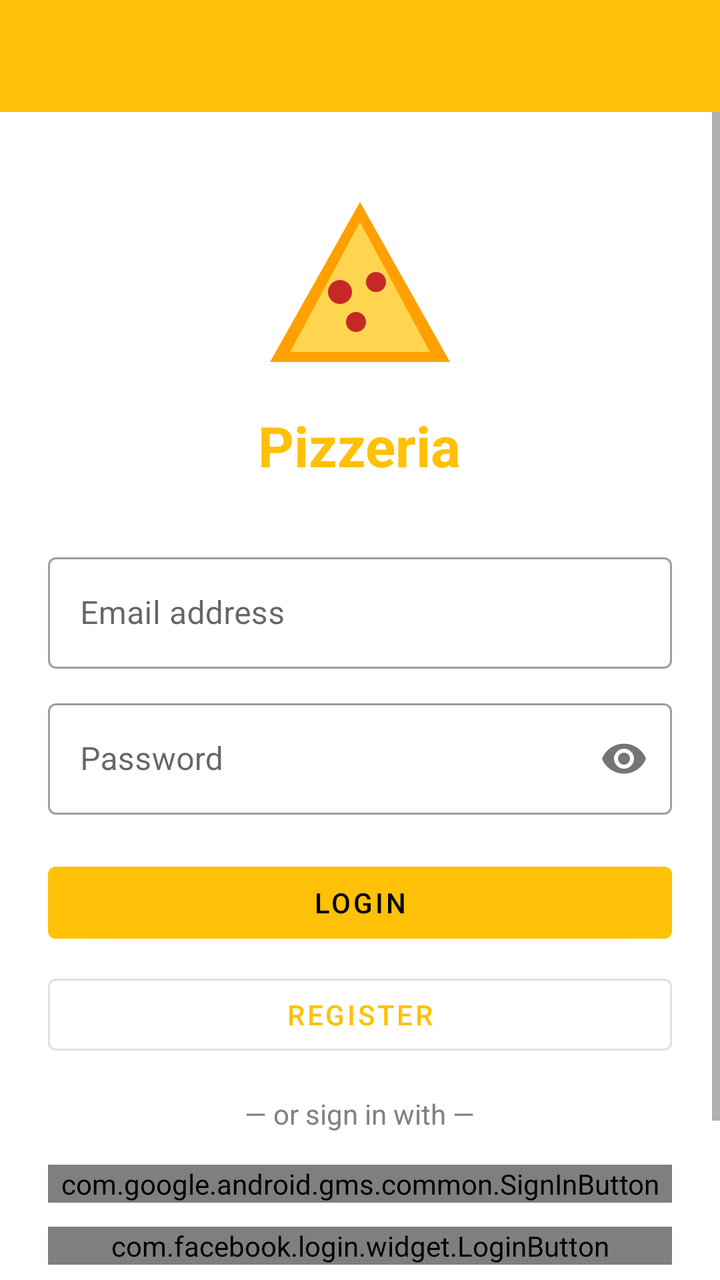
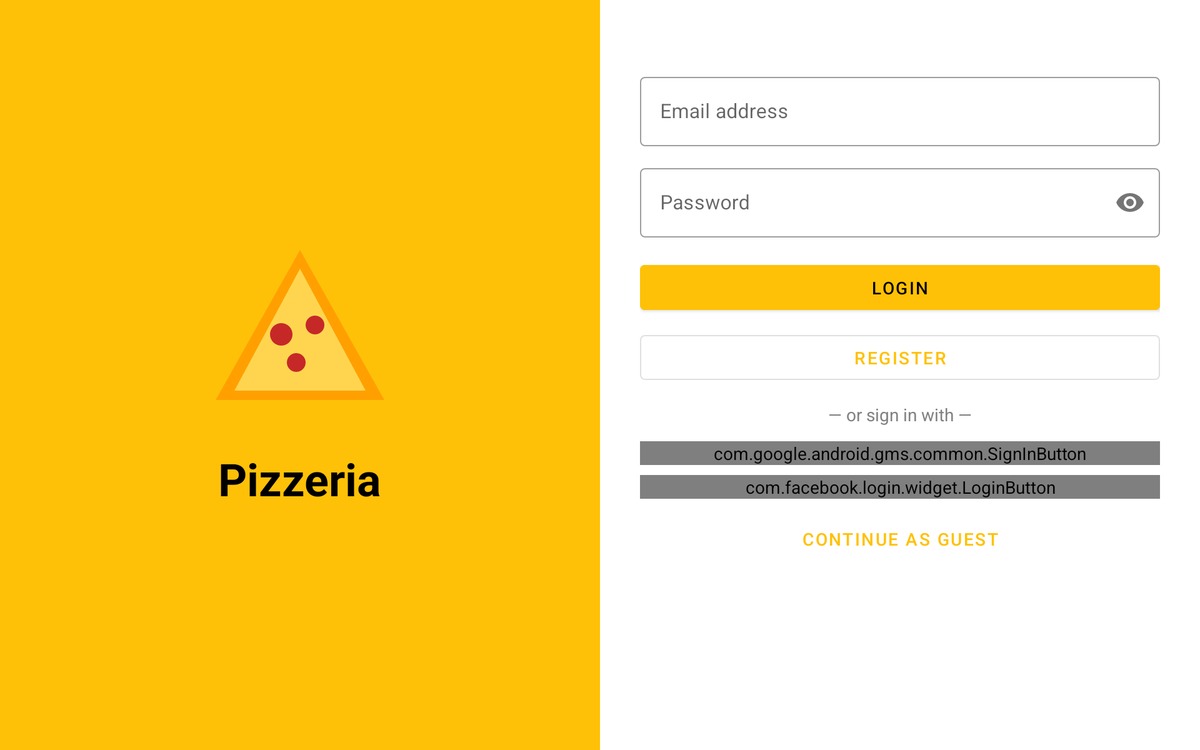

First picture: res/layout/ on a phone held upright. Second picture: the repository's own variant of that layout, on a device whose configuration matches the variant's folder. Source for both follows.
<!-- AndroidManifest.xml: application theme Theme.Pizzeria -->
<!-- res/layout/activity_login.xml -->
<?xml version="1.0" encoding="utf-8"?>
<LinearLayout
    xmlns:android="http://schemas.android.com/apk/res/android"
    xmlns:app="http://schemas.android.com/apk/res-auto"
    android:layout_width="match_parent"
    android:layout_height="match_parent"
    android:orientation="vertical"
    android:background="@color/white">

    
    <androidx.appcompat.widget.Toolbar
        android:id="@+id/toolbar"
        android:layout_width="match_parent"
        android:layout_height="?attr/actionBarSize"
        android:background="@color/colorPrimaryYellow"
        app:title=""
        app:titleTextColor="@color/black"/>

    <ScrollView
        android:layout_width="match_parent"
        android:layout_height="match_parent"
        android:fillViewport="true">

        <LinearLayout
            android:layout_width="match_parent"
            android:layout_height="wrap_content"
            android:orientation="vertical"
            android:padding="24dp"
            android:gravity="center_horizontal">

            
            <ImageView
                android:layout_width="100dp"
                android:layout_height="100dp"
                android:src="@drawable/ic_pizza"
                android:layout_marginTop="16dp"
                android:layout_marginBottom="8dp"/>

            <TextView
                android:layout_width="wrap_content"
                android:layout_height="wrap_content"
                android:text="@string/app_name"
                android:textSize="28sp"
                android:textStyle="bold"
                android:textColor="@color/colorPrimaryYellow"
                android:layout_marginBottom="32dp"/>

            
            <com.google.android.material.textfield.TextInputLayout
                android:layout_width="match_parent"
                android:layout_height="wrap_content"
                android:hint="@string/hint_email"
                style="@style/Widget.MaterialComponents.TextInputLayout.OutlinedBox"
                android:layout_marginBottom="12dp">
                <com.google.android.material.textfield.TextInputEditText
                    android:id="@+id/etEmail"
                    android:layout_width="match_parent"
                    android:layout_height="wrap_content"
                    android:inputType="textEmailAddress"/>
            </com.google.android.material.textfield.TextInputLayout>

            
            <com.google.android.material.textfield.TextInputLayout
                android:layout_width="match_parent"
                android:layout_height="wrap_content"
                android:hint="@string/hint_password"
                style="@style/Widget.MaterialComponents.TextInputLayout.OutlinedBox"
                app:passwordToggleEnabled="true"
                android:layout_marginBottom="20dp">
                <com.google.android.material.textfield.TextInputEditText
                    android:id="@+id/etPassword"
                    android:layout_width="match_parent"
                    android:layout_height="wrap_content"
                    android:inputType="textPassword"/>
            </com.google.android.material.textfield.TextInputLayout>

            
            <com.google.android.material.button.MaterialButton
                android:id="@+id/btnEmailLogin"
                android:layout_width="match_parent"
                android:layout_height="wrap_content"
                android:text="@string/login"
                android:backgroundTint="@color/colorPrimaryYellow"
                android:textColor="@color/black"
                android:layout_marginBottom="8dp"/>

            
            <com.google.android.material.button.MaterialButton
                android:id="@+id/btnGoRegister"
                android:layout_width="match_parent"
                android:layout_height="wrap_content"
                android:text="@string/register"
                style="@style/Widget.MaterialComponents.Button.OutlinedButton"
                android:layout_marginBottom="16dp"/>

            <TextView
                android:layout_width="wrap_content"
                android:layout_height="wrap_content"
                android:text="@string/or_sign_in_with"
                android:textColor="@color/grey"
                android:layout_marginBottom="16dp"/>

            
            <com.google.android.gms.common.SignInButton
                android:id="@+id/btnGoogle"
                android:layout_width="match_parent"
                android:layout_height="wrap_content"
                android:layout_marginBottom="12dp"/>

            
            <com.facebook.login.widget.LoginButton
                android:id="@+id/btnFacebook"
                android:layout_width="match_parent"
                android:layout_height="wrap_content"
                android:layout_marginBottom="12dp"/>

            
            <com.google.android.material.button.MaterialButton
                android:id="@+id/btnAnonymous"
                android:layout_width="match_parent"
                android:layout_height="wrap_content"
                android:text="@string/continue_anonymous"
                style="@style/Widget.MaterialComponents.Button.TextButton"
                android:layout_marginBottom="16dp"/>

            
            <ProgressBar
                android:id="@+id/progressBar"
                android:layout_width="wrap_content"
                android:layout_height="wrap_content"
                android:visibility="gone"/>

        </LinearLayout>
    </ScrollView>
</LinearLayout>
<!-- resources referenced by this layout -->
<resources>
  <color name="black">#FF000000</color>
  <color name="colorPrimaryYellow">#FFC107</color>
  <color name="grey">#818181</color>
  <color name="white">#FFFFFFFF</color>
  <!-- drawable ic_pizza (drawable) -->
  <?xml version="1.0" encoding="utf-8"?>
  <vector xmlns:android="http://schemas.android.com/apk/res/android"
      android:width="100dp"
      android:height="100dp"
      android:viewportWidth="100"
      android:viewportHeight="100">
    <path
        android:fillColor="#FFA000"
        android:pathData="M50,5 L95,85 L5,85 Z"/>
    <path
        android:fillColor="#FFD54F"
        android:pathData="M50,15 L85,80 L15,80 Z"/>
    <path
        android:fillColor="#C62828"
        android:pathData="M40,50 m-6,0 a6,6 0 1,0 12,0 a6,6 0 1,0 -12,0"/>
    <path
        android:fillColor="#C62828"
        android:pathData="M58,45 m-5,0 a5,5 0 1,0 10,0 a5,5 0 1,0 -10,0"/>
    <path
        android:fillColor="#C62828"
        android:pathData="M48,65 m-5,0 a5,5 0 1,0 10,0 a5,5 0 1,0 -10,0"/>
  </vector>
  <string name="app_name">Pizzeria</string>
  <string name="continue_anonymous">Continue as Guest</string>
  <string name="hint_email">Email address</string>
  <string name="hint_password">Password</string>
  <string name="login">Login</string>
  <string name="or_sign_in_with">— or sign in with —</string>
  <string name="register">Register</string>
  <style name="Theme.Pizzeria" parent="Theme.MaterialComponents.Light.NoActionBar">
          <item name="colorPrimary">@color/colorPrimaryYellow</item>
          <item name="colorPrimaryVariant">@color/colorPrimaryYellowDark</item>
          <item name="colorOnPrimary">@color/black</item>
          <item name="android:statusBarColor">@color/colorPrimaryYellow</item>
          <item name="android:navigationBarColor">@color/colorPrimaryYellow</item>
      </style>
  <color name="colorPrimaryYellowDark">#FFA000</color>
</resources>
<!-- res/layout-sw600dp-land/activity_login.xml (the repository's variant of the layout above) -->
<!-- drawn on a 7-inch tablet turned sideways -->
<?xml version="1.0" encoding="utf-8"?>
<LinearLayout
    xmlns:android="http://schemas.android.com/apk/res/android"
    xmlns:app="http://schemas.android.com/apk/res-auto"
    android:layout_width="match_parent"
    android:layout_height="match_parent"
    android:orientation="horizontal"
    android:background="@color/white">

    
    <LinearLayout
        android:layout_width="0dp"
        android:layout_height="match_parent"
        android:layout_weight="1"
        android:orientation="vertical"
        android:gravity="center"
        android:background="@color/colorPrimaryYellow"
        android:padding="32dp">

        <ImageView
            android:layout_width="150dp"
            android:layout_height="150dp"
            android:src="@drawable/ic_pizza"
            android:layout_marginBottom="16dp"/>

        <TextView
            android:layout_width="wrap_content"
            android:layout_height="wrap_content"
            android:text="@string/app_name"
            android:textSize="36sp"
            android:textStyle="bold"
            android:textColor="@color/black"/>

    </LinearLayout>

    
    <ScrollView
        android:layout_width="0dp"
        android:layout_height="match_parent"
        android:layout_weight="1"
        android:fillViewport="true">

        <LinearLayout
            android:layout_width="match_parent"
            android:layout_height="wrap_content"
            android:orientation="vertical"
            android:padding="32dp"
            android:gravity="center_horizontal">

            <com.google.android.material.textfield.TextInputLayout
                android:layout_width="match_parent"
                android:layout_height="wrap_content"
                android:hint="@string/hint_email"
                style="@style/Widget.MaterialComponents.TextInputLayout.OutlinedBox"
                android:layout_marginBottom="12dp"
                android:layout_marginTop="24dp">
                <com.google.android.material.textfield.TextInputEditText
                    android:id="@+id/etEmail"
                    android:layout_width="match_parent"
                    android:layout_height="wrap_content"
                    android:inputType="textEmailAddress"
                    android:textSize="16sp"/>
            </com.google.android.material.textfield.TextInputLayout>

            <com.google.android.material.textfield.TextInputLayout
                android:layout_width="match_parent"
                android:layout_height="wrap_content"
                android:hint="@string/hint_password"
                style="@style/Widget.MaterialComponents.TextInputLayout.OutlinedBox"
                app:passwordToggleEnabled="true"
                android:layout_marginBottom="16dp">
                <com.google.android.material.textfield.TextInputEditText
                    android:id="@+id/etPassword"
                    android:layout_width="match_parent"
                    android:layout_height="wrap_content"
                    android:inputType="textPassword"
                    android:textSize="16sp"/>
            </com.google.android.material.textfield.TextInputLayout>

            <com.google.android.material.button.MaterialButton
                android:id="@+id/btnEmailLogin"
                android:layout_width="match_parent"
                android:layout_height="wrap_content"
                android:text="@string/login"
                android:backgroundTint="@color/colorPrimaryYellow"
                android:textColor="@color/black"
                android:layout_marginBottom="8dp"/>

            <com.google.android.material.button.MaterialButton
                android:id="@+id/btnGoRegister"
                android:layout_width="match_parent"
                android:layout_height="wrap_content"
                android:text="@string/register"
                style="@style/Widget.MaterialComponents.Button.OutlinedButton"
                android:layout_marginBottom="12dp"/>

            <TextView
                android:layout_width="wrap_content"
                android:layout_height="wrap_content"
                android:text="@string/or_sign_in_with"
                android:textColor="@color/grey"
                android:layout_marginBottom="12dp"/>

            <com.google.android.gms.common.SignInButton
                android:id="@+id/btnGoogle"
                android:layout_width="match_parent"
                android:layout_height="wrap_content"
                android:layout_marginBottom="8dp"/>

            <com.facebook.login.widget.LoginButton
                android:id="@+id/btnFacebook"
                android:layout_width="match_parent"
                android:layout_height="wrap_content"
                android:layout_marginBottom="8dp"/>

            <com.google.android.material.button.MaterialButton
                android:id="@+id/btnAnonymous"
                android:layout_width="match_parent"
                android:layout_height="wrap_content"
                android:text="@string/continue_anonymous"
                style="@style/Widget.MaterialComponents.Button.TextButton"/>

            <ProgressBar
                android:id="@+id/progressBar"
                android:layout_width="wrap_content"
                android:layout_height="wrap_content"
                android:visibility="gone"
                android:layout_marginTop="8dp"/>

        </LinearLayout>
    </ScrollView>
</LinearLayout>
